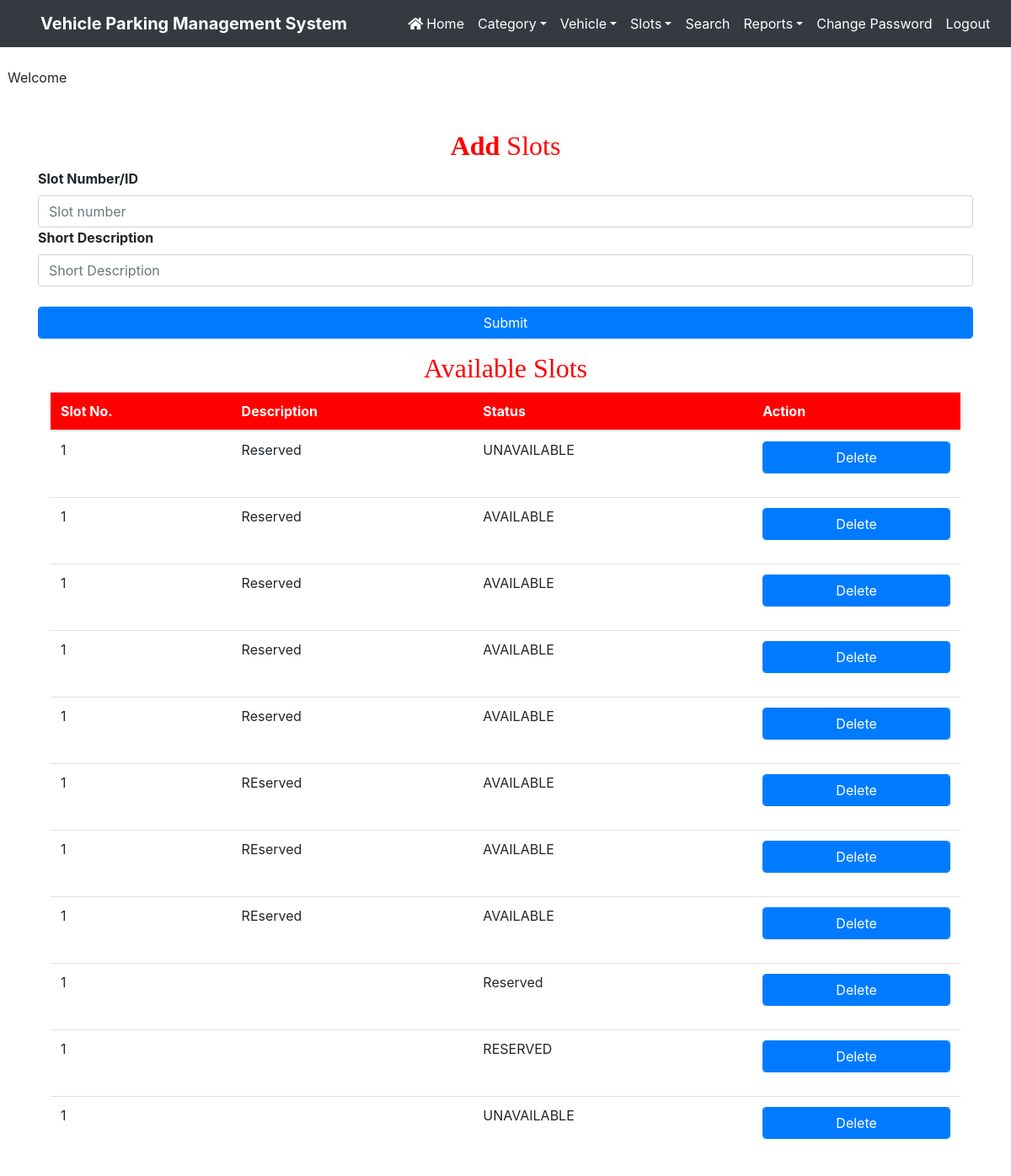
The page /manage_slots on the database as committed earlier.
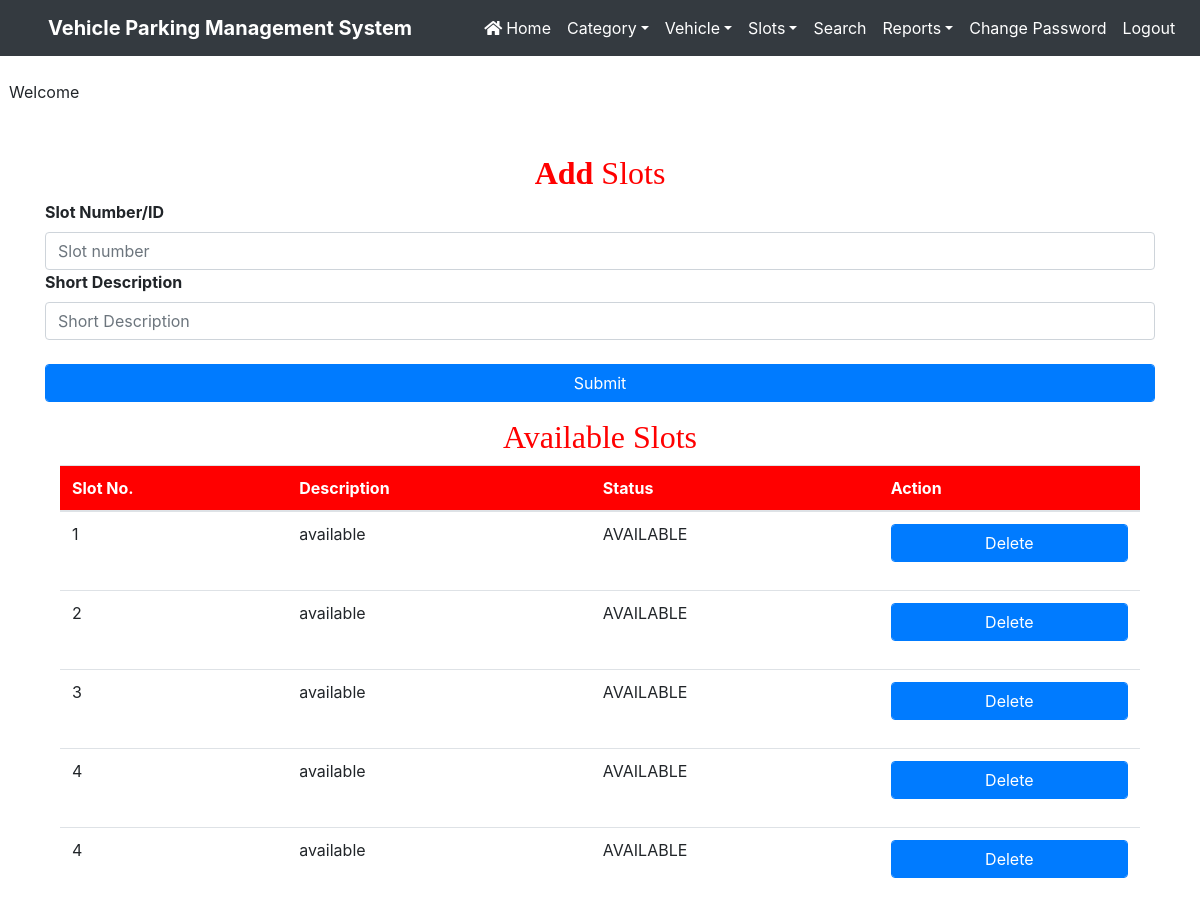
The same page on the database as committed later.
### vehicle/models.py (models this page shows, shortened)
class Slot(models.Model):
    status = models.CharField(max_length=20)
    slot = models.CharField(max_length=20)
    desc = models.CharField(max_length=20)

### vehicle/views.py (the view)
# urls.py: path('manage_slots',manage_slots,name='manage_slots'),
def manage_slots(request):
    slots = Slot.objects.all()
    d = {'slots':slots}
    return render(request, 'manage_slots.html', d)

### vehicle/templates/manage_slots.html (shortened to what this page needs)
{% load static %}
<html>
<head>
{% include 'headeradmin.html' %}
</head>
<body>
{% include 'nav2admin.html' %}
<br> &nbsp;&nbsp;Welcome <b style = 'text-transform : capitalize ; color : blue'>{{request.user.username}}</b>
<div class="container" style = "margin-top:50px">
<h2 class="text-center" style = "font-family : Monotype Corsiva ; color : red"><strong>Add</strong> Slots</h2>
<div class="form-group">
    <form method = POST action="/parking_slot" enctype = "multipart/form-data">
        <label ><b>Slot Number/ID</b></label>
        <input type="text" name="slot" placeholder="Slot number" class="form-control" required="">
        <label  ><b>Short Description</b></label>
        <input type="text"  name="desc" placeholder="Short Description" class="form-control"  required="">
        <br>
        <input type = submit name = submit value = "Submit" class="btn btn-primary form-control" >
    </form>
</div>
<div class="container" style = "margin-top:10px">
    <h2 class="text-center" style = "font-family : Monotype Corsiva ; color : red">Available Slots</h2>
    <table class='table table-hover' id = example>
      <thead style = 'background-color : red ; color : white'>
        <tr>
          <th>Slot No.</th>
          <th>Description</th>
          <th>Status</th>
          <th>Action</th>
        </tr>
      </thead>
      <tbody>
        {% for i in slots %}
        <tr>
          <td>{{i.slot}}</td>
          <td>{{i.desc}}</td>
          <td>{{i.status}}</td>
          <td>
            <form method = POST action="/parking_slot/delete" enctype = "multipart/form-data">
              <button type = submit name = submit value = "Submit" class="btn btn-primary form-control" >Delete</button>
            </form>
          </td>
        </tr>
        {% endfor %}
      </tbody>
    </table>
  </div>
</div>
</body>
</html>

Rows that differ between the two databases and show on the page:
removed Slot: slot "1", desc "Reserved", status "UNAVAILABLE"
removed Slot: slot "1", desc "Reserved", status "AVAILABLE"
removed Slot: slot "1", desc "Reserved", status "AVAILABLE"
removed Slot: slot "1", desc "Reserved", status "AVAILABLE"
removed Slot: slot "1", desc "Reserved", status "AVAILABLE"
removed Slot: slot "1", desc "REserved", status "AVAILABLE"
removed Slot: slot "1", desc "REserved", status "AVAILABLE"
removed Slot: slot "1", desc "REserved", status "AVAILABLE"
removed Slot: slot "1", status "Reserved"
removed Slot: slot "1", status "RESERVED"
removed Slot: slot "1", status "UNAVAILABLE"
added Slot: slot "1", desc "available", status "AVAILABLE"
added Slot: slot "2", desc "available", status "AVAILABLE"
added Slot: slot "3", desc "available", status "AVAILABLE"
added Slot: slot "4", desc "available", status "AVAILABLE"
added Slot: slot "4", desc "available", status "AVAILABLE"
